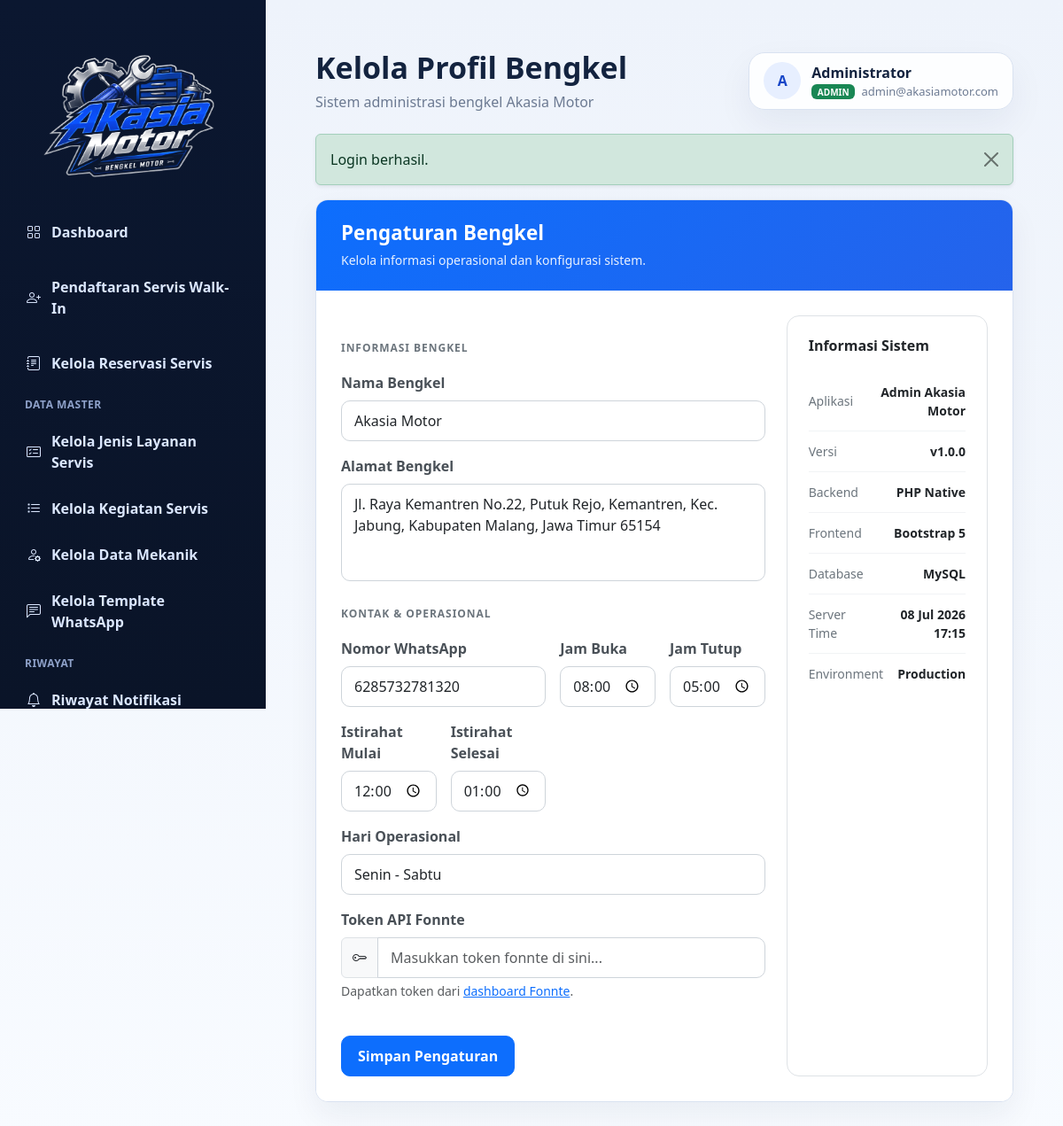
Page /akasia_admin/index.php?page=pengaturan (signed in) on the committed database.
### tables this page shows
CREATE TABLE `pengaturan` (
  `id` int(11) NOT NULL,
  `nama_bengkel` varchar(100) NOT NULL,
  `alamat` text DEFAULT NULL,
  `no_whatsapp` varchar(20) DEFAULT NULL,
  `jam_buka` time DEFAULT NULL,
  `jam_tutup` time DEFAULT NULL,
  `jam_istirahat_mulai` time DEFAULT NULL,
  `jam_istirahat_selesai` time DEFAULT NULL,
  `hari_operasional` varchar(100) DEFAULT NULL,
  `token_fonnte` varchar(255) DEFAULT NULL,
  `updated_at` timestamp NOT NULL DEFAULT current_timestamp() ON UPDATE current_timestamp()
);

### akasia_admin/index.php (called while the page is built, shortened)
<?php
$page = $_GET['page'] ?? 'dashboard';
$pageFile = __DIR__ . '/pages/' . $page . '.php';
require __DIR__ . '/layout/header.php';
require __DIR__ . '/layout/sidebar.php';
require $pageFile;
require __DIR__ . '/layout/footer.php';

### akasia_admin/pages/pengaturan.php (the view, shortened to what this page needs)
<?php
$pengaturanStmt = $pdo->query("
    SELECT id, nama_bengkel, alamat, no_whatsapp, jam_buka, jam_tutup, jam_istirahat_mulai, jam_istirahat_selesai, hari_operasional
    FROM pengaturan
    ORDER BY id ASC
    LIMIT 1
");
$pengaturanBengkel = $pengaturanStmt->fetch();
?>
<div class="card settings-card">
    <div class="settings-header">
        <h3>Pengaturan Bengkel</h3>
        <p>Kelola informasi operasional dan konfigurasi sistem.</p>
    </div>
    <div class="settings-body">
        <div class="row g-4">
            <div class="col-12 col-xl-8">
                <form method="post" action="index.php?page=pengaturan">
                    <div class="section-divider">Informasi Bengkel</div>
                    <div class="row g-3">
                        <div class="col-12">
                            <label class="form-label">Nama Bengkel</label>
                            <input
                                type="text"
                                name="nama_bengkel"
                                class="form-control"
                                placeholder="Masukkan nama bengkel"
                                value="<?= htmlspecialchars($pengaturanBengkel['nama_bengkel']) ?>">
                        </div>
                        <div class="col-12">
                            <label class="form-label">Alamat Bengkel</label>
                            <textarea
                                name="alamat"
                                class="form-control"
                                placeholder="Masukkan alamat lengkap bengkel"><?= htmlspecialchars($pengaturanBengkel['alamat']) ?></textarea>
                        </div>
                    </div>
                    <div class="section-divider">Kontak & Operasional</div>
                    <div class="row g-3">
                        <div class="col-md-6">
                            <label class="form-label">Nomor WhatsApp</label>
                            <input
                                type="text"
                                name="no_whatsapp"
                                class="form-control"
                                placeholder="08xxxxxxxxxx"
                                value="<?= htmlspecialchars($pengaturanBengkel['no_whatsapp']) ?>">
                        </div>
                        <div class="col-md-3">
                            <label class="form-label">Jam Buka</label>
                            <input
                                type="time"
                                name="jam_buka"
                                class="form-control"
                                value="<?= htmlspecialchars(substr((string) $pengaturanBengkel['jam_buka'], 0, 5)) ?>">
                        </div>
                        <div class="col-md-3">
                            <label class="form-label">Jam Tutup</label>
                            <input
                                type="time"
                                name="jam_tutup"
                                class="form-control"
                                value="<?= htmlspecialchars(substr((string) $pengaturanBengkel['jam_tutup'], 0, 5)) ?>">
                        </div>
                        <div class="col-md-3">
                            <label class="form-label">Istirahat Mulai</label>
                            <input
                                type="time"
                                name="jam_istirahat_mulai"
                                class="form-control"
                                value="<?= htmlspecialchars(substr((string) ($pengaturanBengkel['jam_istirahat_mulai'] ?? ''), 0, 5)) ?>">
                        </div>
                        <div class="col-md-3">
                            <label class="form-label">Istirahat Selesai</label>
                            <input
                                type="time"
                                name="jam_istirahat_selesai"
                                class="form-control"
                                value="<?= htmlspecialchars(substr((string) ($pengaturanBengkel['jam_istirahat_selesai'] ?? ''), 0, 5)) ?>">
                        </div>
                        <div class="col-12">
                            <label class="form-label">Hari Operasional</label>
                            <input
                                type="text"
                                name="hari_operasional"
                                class="form-control"
                                placeholder="Senin - Sabtu"
                                value="<?= htmlspecialchars($pengaturanBengkel['hari_operasional']) ?>">
                        </div>
                        <div class="mb-3">
                            <label class="form-label fw-bold">Token API Fonnte</label>
                            <div class="input-group">
                                <span class="input-group-text"><i class="bi bi-key"></i></span>
                                <input type="text" name="token_fonnte" class="form-control" value="<?= htmlspecialchars($pengaturan['token_fonnte'] ?? '') ?>" placeholder="Masukkan token fonnte di sini...">
                            </div>
                            <div class="form-text text-muted">Dapatkan token dari <a href="https://md.fonnte.com/device" target="_blank">dashboard Fonnte</a>.</div>
                        </div>
                    </div>
                    <div class="mt-4">
                        <button type="submit" class="btn btn-primary save-btn">
                            Simpan Pengaturan
                        </button>
                    </div>
                </form>
            </div>
            <div class="col-12 col-xl-4">
                <div class="info-card">
                    <h5>Informasi Sistem</h5>
                    <div class="info-item">
                        <div class="info-label">Aplikasi</div>
                        <div class="info-value">Admin Akasia Motor</div>
                    </div>
                    <div class="info-item">
                        <div class="info-label">Versi</div>
                        <div class="info-value">v1.0.0</div>
                    </div>
                    <div class="info-item">
                        <div class="info-label">Backend</div>
                        <div class="info-value">PHP Native</div>
                    </div>
                    <div class="info-item">
                        <div class="info-label">Frontend</div>
                        <div class="info-value">Bootstrap 5</div>
                    </div>
                    <div class="info-item">
                        <div class="info-label">Database</div>
                        <div class="info-value">MySQL</div>
                    </div>
                    <div class="info-item">
                        <div class="info-label">Server Time</div>
                        <div class="info-value"><?= date('d M Y H:i') ?></div>
                    </div>
                    <div class="info-item">
                        <div class="info-label">Environment</div>
                        <div class="info-value">Production</div>
                    </div>
                </div>
            </div>
        </div>
    </div>
</div>

### akasia_admin/assets/css/style.css (style rules this page uses)
:root { --sidebar-bg: #0b1730; --sidebar-soft: #11244a; --sidebar-active: #2258d8; --sidebar-text: #dbe7ff; --body-bg: #f4f7fb; --surface: #ffffff; --border: #d9e2f1; --title: #13233f; --muted: #6c7a92; --success-soft: #e9fbf0; --warning-soft: #fff5de; --danger-soft: #fff0ef; --status-1-bg: #e3f2fd; --status-1-text: #1565c0; --status-2-bg: #e8f5e9; --status-2-text: #2e7d32; --status-3-bg: #fff3e0; --status-3-text: #ef6c00; --status-4-bg: #fce4ec; --status-4-text: #c2185b; --status-5-bg: #f3e5f5; --status-5-text: #7b1fa2; --status-6-bg: #e0f2f1; --status-6-text: #00695c; }
* { box-sizing: border-box; }
body { margin: 0; font-family: "Segoe UI", Tahoma, Geneva, Verdana, sans-serif; background: linear-gradient(180deg, #eef3fb 0%, #f8fbff 100%); color: var(--title); overflow-x: hidden; }
.card, .topbar-user, .form-control, .form-select, .btn, .modal-content { border-radius: 18px; }
.card { border: 1px solid var(--border) !important; box-shadow: 0 16px 34px rgba(16, 37, 74, 0.06) !important; }

### akasia_admin/pages/pengaturan.php (style rules this page uses)
.settings-card { border: 1px solid #dee2e6; border-radius: 14px; overflow: hidden; background: #ffffff; }
.settings-header { background: linear-gradient(135deg, #0d6efd, #2563eb); padding: 24px 28px; color: #ffffff; }
.settings-header h3 { font-size: 1.4rem; font-weight: 600; margin-bottom: 6px; }
.settings-header p { margin-bottom: 0; opacity: 0.9; font-size: 14px; }
.settings-body { padding: 28px; background: #ffffff; }
.form-label { font-weight: 600; color: #495057; margin-bottom: 8px; }
.form-control { border-radius: 10px; border: 1px solid #ced4da; min-height: 46px; padding: 10px 14px; box-shadow: none; }
textarea.form-control { min-height: 110px; resize: none; }
.section-divider { margin: 28px 0 18px; font-size: 12px; font-weight: 700; text-transform: uppercase; color: #6c757d; letter-spacing: 0.08em; }
.save-btn { border-radius: 10px; padding: 10px 18px; font-weight: 600; }
.info-card { background: #ffffff; border: 1px solid #dee2e6; border-radius: 14px; padding: 24px; height: 100%; }
.info-card h5 { font-size: 1rem; font-weight: 600; margin-bottom: 20px; color: #212529; }
.info-item { display: flex; justify-content: space-between; align-items: center; padding: 12px 0; border-bottom: 1px solid #f1f3f5; gap: 16px; }
.info-item:last-child { border-bottom: none; padding-bottom: 0; }
.info-label { font-size: 14px; color: #6c757d; }
.info-value { font-size: 14px; font-weight: 600; color: #212529; text-align: right; }

### rows in the picture
pengaturan: nama_bengkel "Akasia Motor", alamat "Jl. Raya Kemantren No.22, Putuk Rejo, Kemantren, Kec. Jabung, Kabupaten Malang, Jawa Timur 65154", no_whatsapp "6285732781320", jam_buka "08:00", jam_tutup "17:00", jam_istirahat_mulai "12:00", jam_istirahat_selesai "13:00", hari_operasional "Senin - Sabtu"

### other values in the picture
$pageTitle "Kelola Profil Bengkel"
substr($adminUser['nama'] ?? 'U', 0, 1) "A"
$adminUser['nama'] "Administrator"
$userRole "ADMIN"
$adminUser['email'] "admin@akasiamotor.com"
$flash['message'] "Login berhasil."
